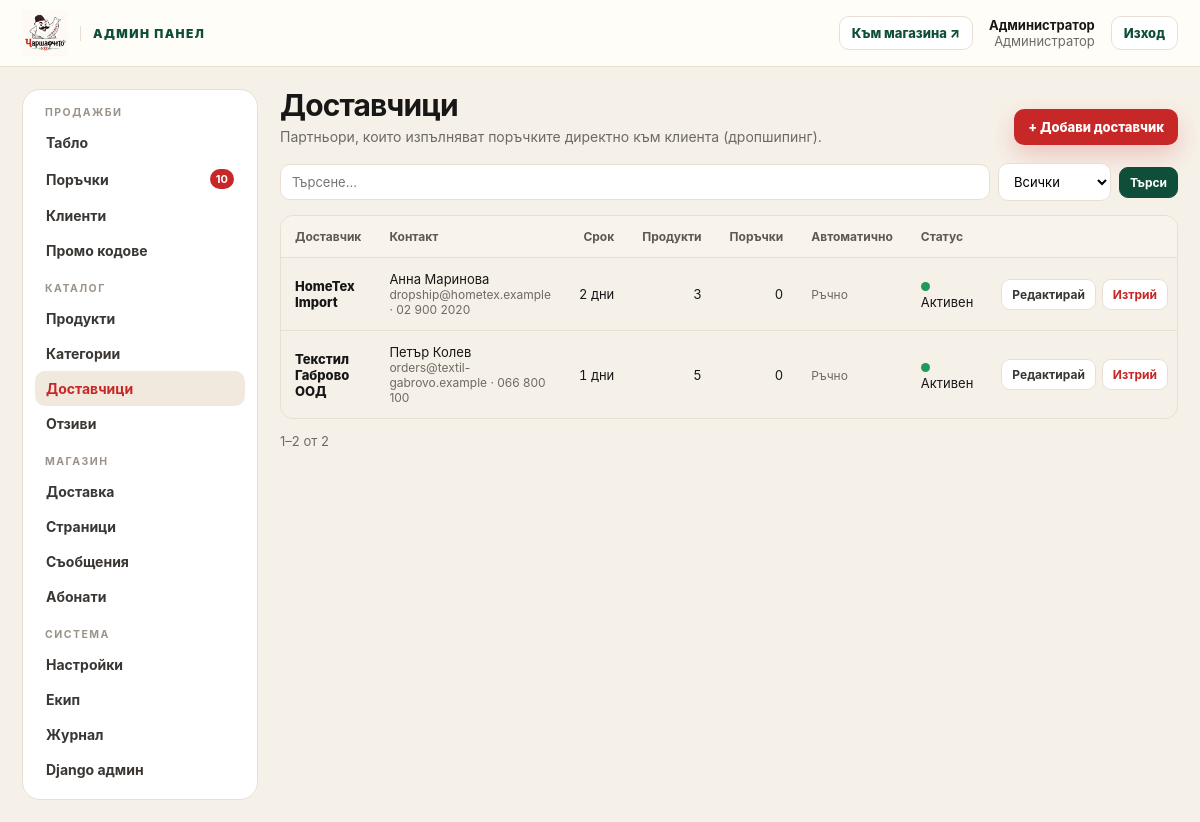
/dashboard/suppliers/ (signed in), run on the app's committed database.
### accounts/models.py (models this page shows, shortened)
class User(AbstractUser):
    username = None
    email = models.EmailField("имейл", unique=True)
    phone = models.CharField("телефон", max_length=32, blank=True)
    marketing_consent = models.BooleanField("съгласие за маркетинг", default=False)
    email_verified = models.BooleanField("потвърден имейл", default=False)
    USERNAME_FIELD = "email"
    REQUIRED_FIELDS = []
    objects = UserManager()
    class Meta:
        verbose_name = "потребител"
        verbose_name_plural = "потребители"

### catalog/models.py (models this page shows, shortened)
class Supplier(models.Model):
    name = models.CharField("име", max_length=120)
    contact_person = models.CharField("лице за контакт", max_length=120, blank=True)
    email = models.EmailField("имейл за поръчки", blank=True)
    phone = models.CharField("телефон", max_length=40, blank=True)
    website = models.URLField("уебсайт", blank=True)
    processing_days = models.PositiveIntegerField(
        "срок за обработка (дни)", default=2, help_text="Колко работни дни отнема на доставчика да изпрати."
    )
    auto_forward = models.BooleanField(
        "автоматично препращане",
        default=False,
        help_text="Изпраща имейл с поръчката към доставчика веднага щом бъде потвърдена.",
    )
    notes = models.TextField("бележки", blank=True)
    is_active = models.BooleanField("активен", default=True)
    created_at = models.DateTimeField(auto_now_add=True)
    class Meta:
        ordering = ["name"]
        verbose_name = "доставчик"
        verbose_name_plural = "доставчици"

### dashboard/views/crud.py (the view)
@staff_required
def entity_list(request, entity):
    e = _entity(entity)
    qs = e.queryset()
    q = request.GET.get("q", "").strip()
    if q and e.search:
        cond = Q()
        for field in e.search:
            cond |= Q(**{f"{field}__icontains": q})
        qs = qs.filter(cond)
    active = request.GET.get("active")
    if "active" in e.filters and active in ("1", "0"):
        qs = qs.filter(**{e.filters["active"]: active == "1"})
    return render(request, f"dashboard/{e.key}/list.html", {"e": e, "page": paginate(request, qs)})

### core/context_processors.py (called while the page is built)
def store(request):
    if request.path.startswith(("/static/", "/media/")):
        return {}
    wishlist_ids = set()
    if request.user.is_authenticated:
        wishlist_ids = set(WishlistItem.objects.filter(user=request.user).values_list("product_id", flat=True))
    else:
        wishlist_ids = set(request.session.get("wishlist", []))
    return {
        "store": SiteSettings.load(),
        "cart": Cart(request),
        "wishlist_ids": wishlist_ids,
        "menu_categories": Category.objects.filter(is_active=True, show_in_menu=True, parent__isnull=True),
        "footer_pages": Page.objects.filter(show_in_footer=True),
        "card_payments_enabled": bool(settings.STRIPE_SECRET_KEY),
        "SITE_URL": settings.SITE_URL,
    }

### core/models.py (called while the page is built)
    @classmethod
    def load(cls):
        obj = cache.get(cls.CACHE_KEY)
        if obj is None:
            obj, _ = cls.objects.get_or_create(pk=1)
            cache.set(cls.CACHE_KEY, obj, 300)
        return obj

### dashboard/access.py (called while the page is built)
def _check(request, superuser=False):
    if not request.user.is_authenticated:
        return redirect_to_login(request.get_full_path(), reverse("accounts:login"))
    if not request.user.is_staff or (superuser and not request.user.is_superuser):
        raise PermissionDenied
    return None

def staff_required(view):
    @wraps(view)
    def wrapper(request, *args, **kwargs):
        return _check(request) or view(request, *args, **kwargs)
    return wrapper

def paginate(request, queryset, per_page=PAGE_SIZE):
    return Paginator(queryset, per_page).get_page(request.GET.get("page"))

### dashboard/templatetags/dashboard_tags.py (called while the page is built)
@register.simple_tag
def dashboard_counts():
    return {
        "orders": Order.objects.filter(status=Order.STATUS_NEW).count(),
        "reviews": Review.objects.filter(is_approved=False).count(),
        "messages": ContactMessage.objects.filter(is_read=False).count(),
    }

@register.simple_tag(takes_context=True)
def nav_active(context, *prefixes):
    match = getattr(context["request"], "resolver_match", None)
    name = match.url_name if match else ""
    return "active" if any(name == p or name.startswith(p + "_") for p in prefixes) else ""

### dashboard/views/crud.py (called while the page is built)
def _entity(key):
    entity = ENTITIES.get(key)
    if entity is None:
        from django.http import Http404
        raise Http404
    return entity

    def queryset(self):
        qs = self.model.objects.all()
        if self.annotate:
            qs = qs.annotate(**self.annotate)
        if self.order:
            qs = qs.order_by(*self.order)
        return qs

### dashboard/templates/dashboard/suppliers/list.html (shortened to what this page needs)
{% extends "dashboard/base.html" %}
{% block content %}
{% include "dashboard/_list_head.html" with sub="Партньори, които изпълняват поръчките директно към клиента (дропшипинг)." %}
<div class="table-wrap"><table class="table d-table">
  <thead><tr><th>Доставчик</th><th>Контакт</th><th class="num">Срок</th><th class="num">Продукти</th><th class="num">Поръчки</th><th>Автоматично</th><th>Статус</th><th></th></tr></thead>
  <tbody>{% for obj in page %}<tr>
    <td><a class="d-strong" href="{% url 'dashboard:supplier_detail' obj.pk %}">{{ obj.name }}</a></td>
    <td>{{ obj.contact_person|default:"—" }}<div class="d-muted">{{ obj.email|default:"няма имейл" }}{% if obj.phone %} · {{ obj.phone }}{% endif %}</div></td>
    <td class="num">{{ obj.processing_days }} дни</td>
    <td class="num"><a href="{% url 'dashboard:products' %}?supplier={{ obj.pk }}">{{ obj.n_products }}</a></td>
    <td class="num">{{ obj.n_orders }}</td>
    <td>{% if obj.auto_forward %}<span class="status processing">Препраща</span>{% else %}<span class="d-muted">Ръчно</span>{% endif %}</td>
    <td><span class="d-dot {% if obj.is_active %}on{% endif %}"></span> {% if obj.is_active %}Активен{% else %}Неактивен{% endif %}</td>
    <td>{% include "dashboard/_row_actions.html" %}</td>
  </tr>{% empty %}<tr><td colspan="8" class="d-empty">Няма доставчици.</td></tr>{% endfor %}</tbody>
</table></div>
{% include "dashboard/_pager.html" %}
{% endblock %}

### dashboard/templates/dashboard/base.html (shortened to what this page needs)
{% load static dashboard_tags %}<!doctype html>
<html lang="bg">
<head>
  <link rel="stylesheet" href="{% static 'css/store.css' %}">
  <link rel="stylesheet" href="{% static 'css/dashboard.css' %}">
</head>
<body class="d-body">
{% dashboard_counts as counts %}
<header class="d-top">
  <div class="d-top-in">
    <a class="d-brand" href="{% url 'dashboard:home' %}"><img src="{% static 'img/logo.png' %}" alt="{{ store.store_name }}"><span>Админ панел</span></a>
    <a class="d-link" href="/" target="_blank" rel="noopener">Към магазина ↗</a>
    <div class="d-user"><b>{{ request.user.get_full_name|default:request.user.email }}</b>{% if request.user.is_superuser %}Администратор{% else %}Служител{% endif %}</div>
    <form method="post" action="{% url 'accounts:logout' %}">{% csrf_token %}<button class="d-link" type="submit">Изход</button></form>
  </div>
</header>
<div class="d-shell">
  <nav class="d-side" aria-label="Админ навигация">
    <h6>Продажби</h6>
    <a href="{% url 'dashboard:home' %}" class="{% nav_active 'home' %}">Табло</a>
    <a href="{% url 'dashboard:orders' %}" class="{% nav_active 'orders' 'order' 'supplier_order' %}">Поръчки {% if counts.orders %}<span class="d-count">{{ counts.orders }}</span>{% endif %}</a>
    <a href="{% url 'dashboard:customers' %}" class="{% nav_active 'customers' 'customer' 'guest' %}">Клиенти</a>
    <a href="{% url 'dashboard:coupons' %}" class="{% nav_active 'coupons' %}">Промо кодове</a>
    <h6>Каталог</h6>
    <a href="{% url 'dashboard:products' %}" class="{% nav_active 'products' 'product' 'variant' %}">Продукти</a>
    <a href="{% url 'dashboard:categories' %}" class="{% nav_active 'categories' %}">Категории</a>
    <a href="{% url 'dashboard:suppliers' %}" class="{% nav_active 'suppliers' 'supplier' %}">Доставчици</a>
    <a href="{% url 'dashboard:reviews' %}" class="{% nav_active 'reviews' 'review' %}">Отзиви {% if counts.reviews %}<span class="d-count">{{ counts.reviews }}</span>{% endif %}</a>
    <h6>Магазин</h6>
    <a href="{% url 'dashboard:shipping' %}" class="{% nav_active 'shipping' %}">Доставка</a>
    <a href="{% url 'dashboard:pages' %}" class="{% nav_active 'pages' %}">Страници</a>
    <a href="{% url 'dashboard:messages' %}" class="{% nav_active 'messages' 'message' %}">Съобщения {% if counts.messages %}<span class="d-count">{{ counts.messages }}</span>{% endif %}</a>
    <a href="{% url 'dashboard:subscribers' %}" class="{% nav_active 'subscribers' 'subscriber' %}">Абонати</a>
    <h6>Система</h6>
    {% if request.user.is_superuser %}
    <a href="{% url 'dashboard:settings' %}" class="{% nav_active 'settings' %}">Настройки</a>
    <a href="{% url 'dashboard:team' %}" class="{% nav_active 'team' %}">Екип</a>
    {% endif %}
    <a href="{% url 'dashboard:audit' %}" class="{% nav_active 'audit' %}">Журнал</a>
    {% if request.user.is_superuser %}<a href="{% url 'admin:index' %}">Django админ</a>{% endif %}
  </nav>
  <main class="d-main" id="main">
    {% block content %}{% endblock %}
  </main>
</div>
</body>
</html>

### dashboard/templates/dashboard/_row_actions.html
<div class="d-actions"><a class="d-btn" href="{% url 'dashboard:'|add:e.key|add:'_edit' obj.pk %}">Редактирай</a><a class="d-btn danger" href="{% url 'dashboard:'|add:e.key|add:'_delete' obj.pk %}">Изтрий</a></div>

### static/css/store.css (style rules this page uses)
:root { --cream:#fbf7ef; --paper:#fffdf8; --ink:#171717; --muted:#6d6a64; --red:#c82727; --red-dark:#a91e1e; --green:#0f4f3a; --green-2:#1f6e50; --line:#e8dfd2; --gold:#e2a126; --shadow:0 18px 45px rgba(25,16,8,.08); --radius:22px; --radius-sm:14px; --max:1220px; }
* { box-sizing:border-box }
html { scroll-behavior:smooth }
body { margin:0;font-family:Inter,ui-sans-serif,system-ui,-apple-system,BlinkMacSystemFont,"Segoe UI",sans-serif;color:var(--ink);background:var(--cream) }
button,input,select,textarea { font:inherit }
button { cursor:pointer }
a { color:inherit;text-decoration:none }
img { max-width:100%;display:block }
.table-wrap { overflow:auto;border:1px solid var(--line);border-radius:13px }
.table { width:100%;border-collapse:collapse;min-width:720px }
.table th,.table td { padding:13px 14px;border-bottom:1px solid var(--line);text-align:left;font-size:13px }
.table th { background:#f8f3eb;color:#5d5851;font-size:12px }
.table tr:last-child td { border-bottom:0 }

### static/css/dashboard.css (style rules this page uses)
body.d-body { background:#f6f1e8;min-height:100vh }
.d-top { position:sticky;top:0;z-index:40;background:rgba(255,253,248,.97);backdrop-filter:blur(12px);border-bottom:1px solid var(--line) }
.d-top-in { display:flex;align-items:center;gap:16px;padding:10px 22px }
.d-brand { display:flex;align-items:center;gap:12px;font-weight:900;color:var(--green) }
.d-brand img { height:46px;width:auto }
.d-brand span { font-size:12px;letter-spacing:.12em;text-transform:uppercase;border-left:1px solid var(--line);padding-left:12px }
.d-top a.d-link,.d-top button.d-link { font-size:13px;font-weight:800;color:var(--green);border:1px solid var(--line);background:#fff;border-radius:10px;padding:8px 12px }
.d-user { font-size:13px;color:var(--muted);text-align:right;line-height:1.25 }
.d-user b { display:block;color:var(--ink) }
.d-shell { display:grid;grid-template-columns:236px minmax(0,1fr);gap:22px;padding:22px;max-width:1500px;margin:0 auto }
.d-side { background:#fff;border:1px solid var(--line);border-radius:18px;padding:12px;height:max-content;position:sticky;top:88px }
.d-side h6 { margin:14px 10px 6px;font-size:10.5px;letter-spacing:.14em;text-transform:uppercase;color:#9b9389 }
.d-side h6:first-child { margin-top:4px }
.d-side a { display:flex;align-items:center;justify-content:space-between;gap:8px;padding:9px 11px;border-radius:10px;font-weight:700;font-size:14px;color:#393633 }
.d-side a.active { background:#f1e9dd;color:var(--red) }
.d-count { background:var(--red);color:#fff;border-radius:999px;font-size:11px;min-width:20px;height:20px;padding:0 6px;display:grid;place-items:center }
.d-main { min-width:0 }
.d-table { min-width:640px }
.d-table td { vertical-align:middle }
.d-table .num { text-align:right;font-variant-numeric:tabular-nums;white-space:nowrap }
.d-table th.num { text-align:right }
.d-muted { color:var(--muted);font-size:12px }
.d-strong { font-weight:800 }
.d-actions { display:flex;gap:6px;justify-content:flex-end;flex-wrap:wrap }
.d-table .d-actions { flex-wrap:nowrap }
.d-btn { border:1px solid var(--line);background:#fff;border-radius:9px;padding:7px 10px;font-size:12px;font-weight:700;color:#3a3733;display:inline-flex;align-items:center;gap:5px;white-space:nowrap;cursor:pointer }
.d-btn.danger { color:var(--red) }
.d-dot { width:9px;height:9px;border-radius:50%;display:inline-block;background:#c9c1b6 }
.d-dot.on { background:#1f9a5c }

### data on the page
User: user.get_full_name "Администратор"
Supplier: name "HomeTex Import", contact_person "Анна Маринова", email "dropship@hometex.example", phone "02 900 2020", processing_days "2", n_products "3", n_orders "0", auto_forward "Ръчно", is_active True (drawn)
Supplier: name "Текстил Габрово ООД", contact_person "Петър Колев", email "orders@textil-gabrovo.example", phone "066 800 100", processing_days "1", n_products "5", n_orders "0", auto_forward "Ръчно", is_active True (drawn)

### other printed values
{{ counts.orders }} "10"
{{ e.title }} "Доставчици"
{{ sub }} "Партньори, които изпълняват поръчките директно към клиента (дропшипинг)."
{{ e.singular }} "доставчик"
{{ page.start_index }} "1"
{{ page.end_index }} "2"
{{ page.paginator.count }} "2"
